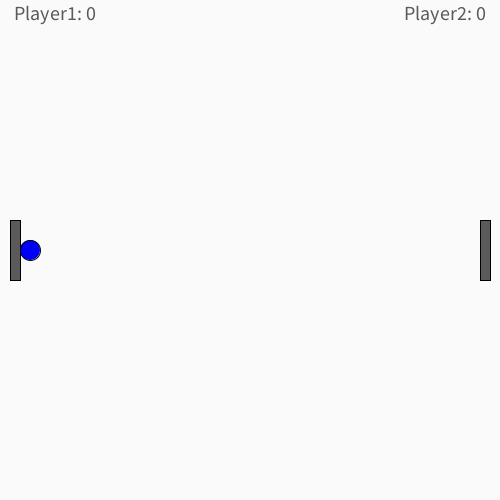
Frame 1 (no input)
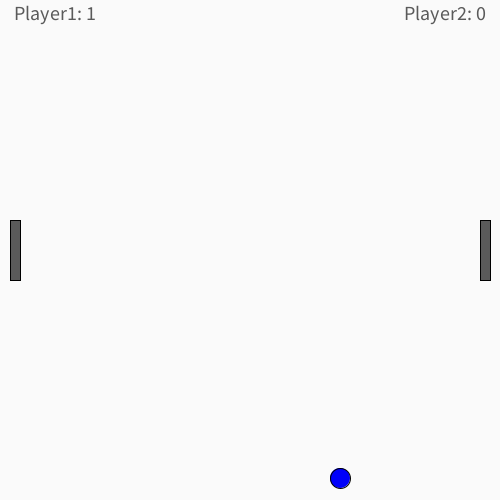
Frame 60 (the mouse pressed at the canvas centre just before this capture)
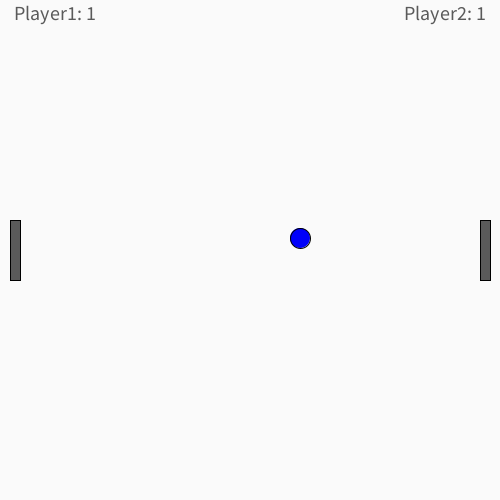
Frame 120 (the mouse held since frame 60 and released just before this capture)

The Processing sketch that drew these frames (run headless with seeded random() and noise(); from frame 60 on, the mouse is pressed at the canvas centre):

// Processing sketch: Protect_Your_Edge
// ── Protect_Your_Edge.pde
color backgroundColor = color(250);
boolean up1 = false;
boolean down1 = false;
boolean up2 = false;
boolean down2 = false;
int count1;//score1 counter
int count2; //score2 counter
color circleColor = color (30);
color rectColor = color(90);
int rWidth= 10;
int rHeight = 60;

// First paddle(player1) variables
int x1 = 10;
int y1 = 220;

//Second Paddle (Player 2)
int x2 = 480;
int y2 = 220;

// Ball variables
float x, y;
float speed = 5;
float cSize = 20; 
int cVelX=0;
int cVelY=0;

void setup() {
  size (500, 500);
  x = 30 ;
  y = 250 ;
  cVelX=(int) random(10,10);
  cVelY=(int) random(3,5);
}

void draw(){
  background(backgroundColor);
  fill ( rectColor);
  
     // Let's draw the Player1
  rect(x1, y1, rWidth, rHeight);
  textSize(20);
  text ( " Player1: " +count1, 10, 20);
  
     // Let's draw the Player2
  rect(x2, y2, rWidth, rHeight);
  textSize(20);
  text ( " Player2: " +count2, 400, 20);
  
  // Let's draw the ball
  fill (0, 0, 250);
  circle ( x, y, cSize);
  
  // calculate the position of the ball based on the velocity and draw our ball
  x= x + cVelX;
  y = y + cVelY;
  
  // Check the collision between the ball and the paddle2
   if (x + cSize >= x2 &&  y+cSize >= y2 && y+cSize <= y2 +rHeight) {
    cVelX = -cVelX;
  }
  
  // Let's check the collision between the ball and the paddle1
   if (x - cSize <= x1 &&  y+cSize >= y1 && y + cSize <= y1 +rHeight) {
    cVelX = -cVelX;
  }
 
 //Let's set the positions max of the padddle
 if( y1 == 20){
   up1 = false;
 }
 if(y1+rWidth == height){
   down1 = false;
 }
 if( y2 == 20){
   up2 = false;
 }
 if(y2+rWidth == height){
   down2 = false;
 }
  
  if (count1==50 && x - cSize > x1+rWidth) {
    text ( "Player1 Wins!", 150, 150);
    textSize(50);
    cVelX=0;
    cVelY=0;
  }
  
  if (count2==50) {
    text ( "Player2 Wins!", 150, 150);
    textSize(50);
    cVelX=0;
    cVelY=0;
  }
  // Collision with the up and down edges
  if ( y+cSize>=height || y-cSize<=0){
    cVelY=-cVelY;
  }
  if ( x-cSize == 0){
    count2++;
    cVelX = -cVelX;
  }
  if (x+cSize == width){
    count1++;
    cVelX = -cVelX;
  }
  
  
  // Let's move the first paddle
  if (up1 == true) {
    y1 = y1-5;
  }
  if(down1 == true){
    y1 = y1 + 5;
  }
  // Let's move the second paddle
  if (up2 == true) {
    y2 = y2-5;
  }
  if(down2 == true){
    y2 = y2 + 5;
  }
}

void keyPressed() {
  // Let's move the first player
  // w is for up and s for down
  if (key == 'w'){
    up1 =true;
  }
  if ( key == 's') {
    down1 = true;
  }
  if (key == 'o'){
    up2 =true;
  }
  if ( key == 'l') {
    down2 = true;
  }
}
void keyReleased() {
  if (key == 'w') {
    up1 = false;
  }
  if (key == 's') {
    down1 = false;
  }
  if (key == 'o') {
    up2 = false;
  }
  if (key == 'l') {
    down2 = false;
  }
}
